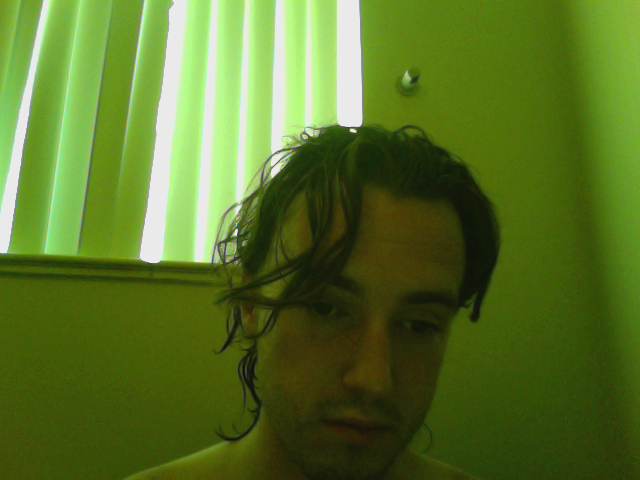
#> input picture image_processing/photo.bmp, 640 x 480 px
$ python skimage_preprocessing.py
#> lines starting #> are read from the running program, lines starting #| are printed output that depends on the picture
from skimage import data, io
from skimage.color import label2rgb, rgb2gray
im_file = io.imread("photo.bmp")
#> im_file is the input picture: shape (480, 640, 3); mean R, G, B 88.2, 114.1, 40
img = rgb2gray(im_file)
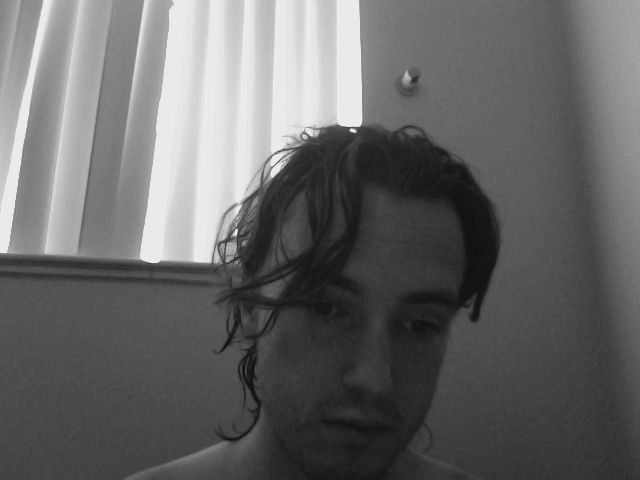
#> img: shape (480, 640) float64; min 0.0638, max 0.944, mean 0.405

import matplotlib
import matplotlib.pyplot as plt
import numpy as np

from skimage import data, img_as_float
from skimage import exposure

matplotlib.rcParams['font.size'] = 8


def plot_img_and_hist(image, axes, bins=256):
    """Plot an image along with its histogram and cumulative histogram.

    """
    image = img_as_float(image)
    ax_img, ax_hist = axes
    ax_cdf = ax_hist.twinx()

    # Display image
    ax_img.imshow(image, cmap=plt.cm.gray)
    ax_img.set_axis_off()

    # Display histogram
    ax_hist.hist(image.ravel(), bins=bins, histtype='step', color='black')
    ax_hist.ticklabel_format(axis='y', style='scientific', scilimits=(0, 0))
    ax_hist.set_xlabel('Pixel intensity')
    ax_hist.set_xlim(0, 1)
    ax_hist.set_yticks([])

    # Display cumulative distribution
    img_cdf, bins = exposure.cumulative_distribution(image, bins)
    ax_cdf.plot(bins, img_cdf, 'r')
    ax_cdf.set_yticks([])

    return ax_img, ax_hist, ax_cdf


# Load an example image
img = data.moon()
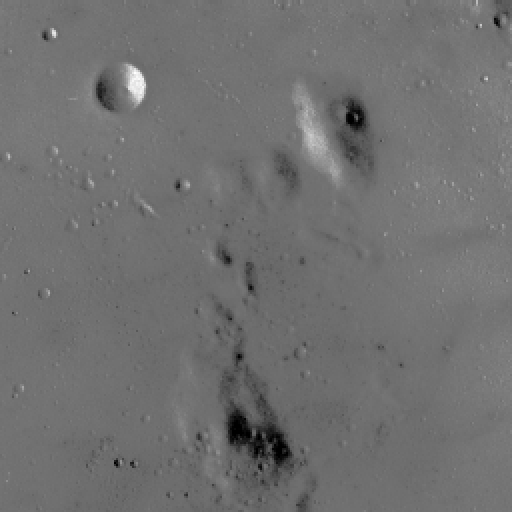
#> input picture skimage.data.moon(), 512 x 512 px
#> img is the input picture: shape (512, 512); min 0, max 255, mean 112.2

# Gamma
gamma_corrected = exposure.adjust_gamma(img, 2)
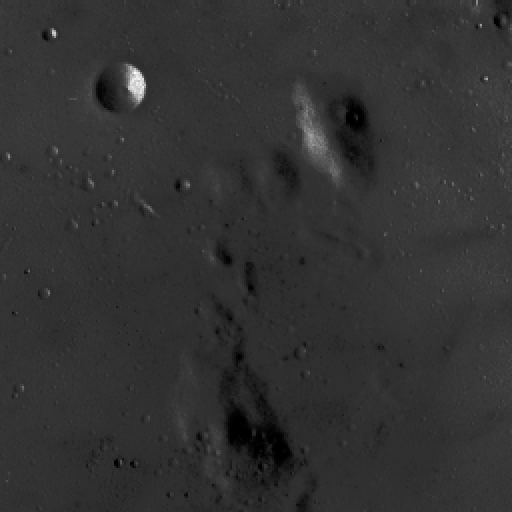
#> gamma_corrected: shape (512, 512); min 0, max 255, mean 50

# Logarithmic
logarithmic_corrected = exposure.adjust_log(img, 1)
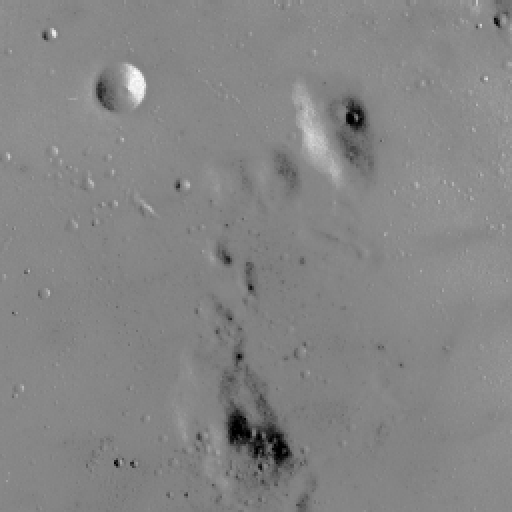
#> logarithmic_corrected: shape (512, 512); min 0, max 255, mean 133

# Display results
fig = plt.figure(figsize=(8, 5))
axes = np.zeros((2, 3), dtype=np.object)
axes[0, 0] = plt.subplot(2, 3, 1, adjustable='box-forced')
axes[0, 1] = plt.subplot(2, 3, 2, sharex=axes[0, 0], sharey=axes[0, 0],
                         adjustable='box-forced')
axes[0, 2] = plt.subplot(2, 3, 3, sharex=axes[0, 0], sharey=axes[0, 0],
                         adjustable='box-forced')
axes[1, 0] = plt.subplot(2, 3, 4)
axes[1, 1] = plt.subplot(2, 3, 5)
axes[1, 2] = plt.subplot(2, 3, 6)

ax_img, ax_hist, ax_cdf = plot_img_and_hist(img, axes[:, 0])
#> in plot_img_and_hist, `img_cdf, bins = exposure.cumulative_distribution(image, bins)`: img_cdf = 256 values from 0.000916 to 1; bins = 256 values from 0.00195 to 0.998
ax_img.set_title('Low contrast image')

y_min, y_max = ax_hist.get_ylim()
#> y_min = 0; y_max = 24460.8
ax_hist.set_ylabel('Number of pixels')
ax_hist.set_yticks(np.linspace(0, y_max, 5))

ax_img, ax_hist, ax_cdf = plot_img_and_hist(gamma_corrected, axes[:, 1])
ax_img.set_title('Gamma correction')

ax_img, ax_hist, ax_cdf = plot_img_and_hist(logarithmic_corrected, axes[:, 2])
ax_img.set_title('Logarithmic correction')

ax_cdf.set_ylabel('Fraction of total intensity')
ax_cdf.set_yticks(np.linspace(0, 1, 5))

# prevent overlap of y-axis labels
fig.tight_layout()
plt.show()
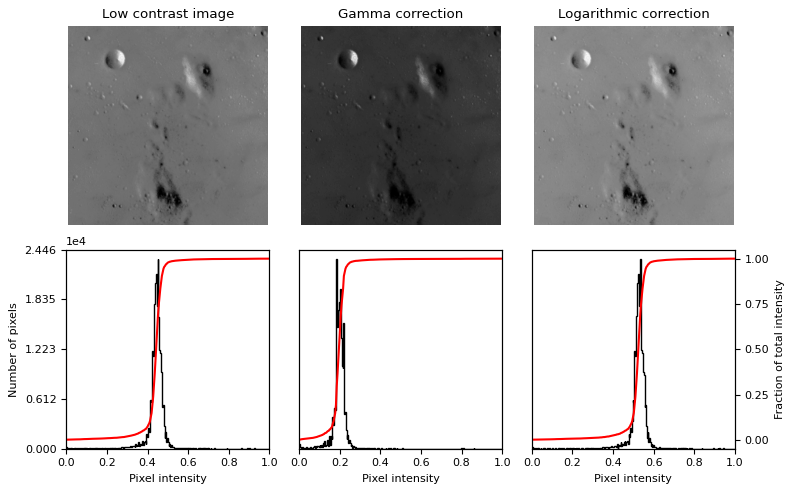
#> figure drawn by matplotlib, 9 panels; panel 9: curve peaks at x = 0.998, y = 1
